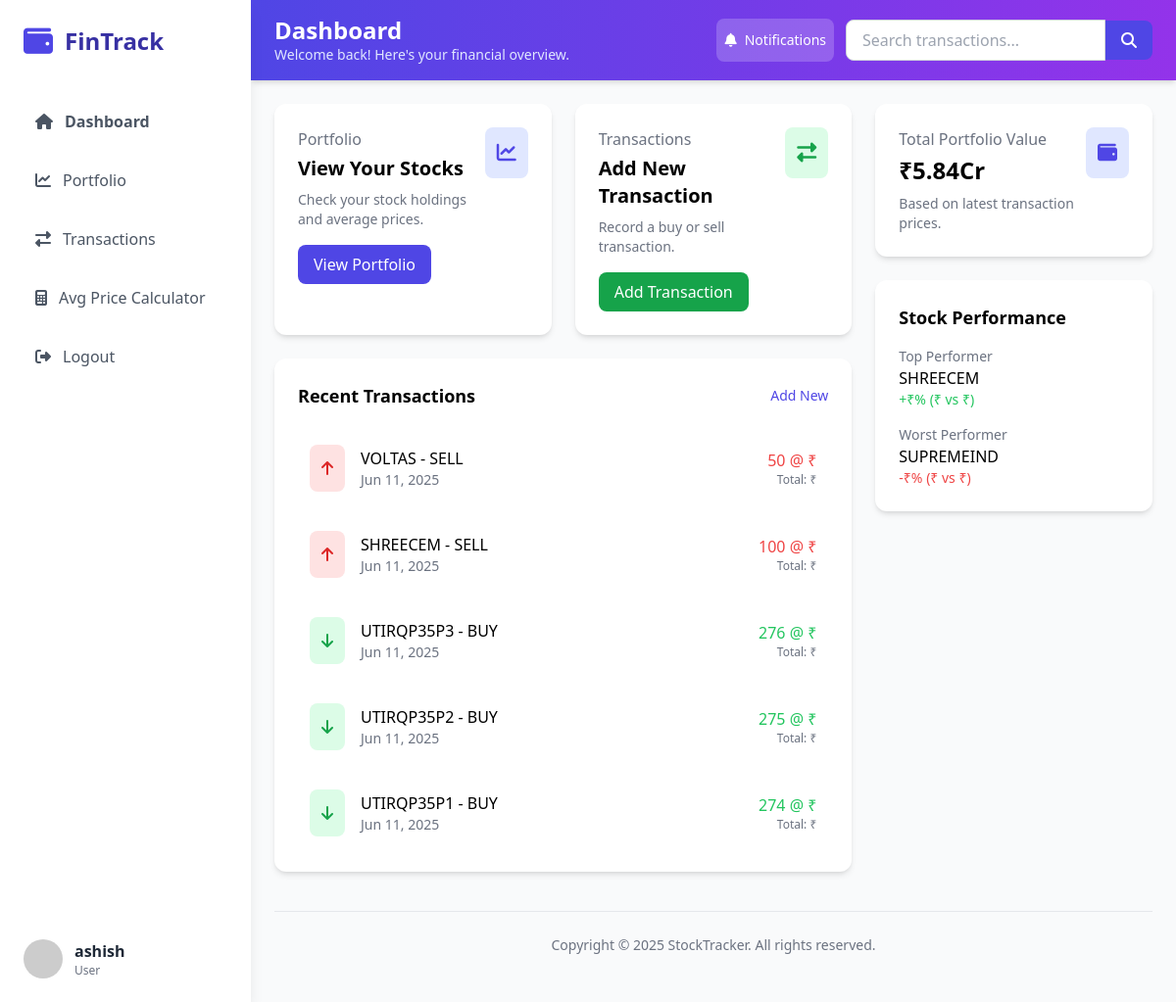
Screenshot of /home/ (signed in) with the database file from the repository.
### stocks/models.py (models this page shows, shortened)
class StockTransaction(models.Model):
    TRANSACTION_TYPES = (
        ("BUY", "Buy"),
        ("SELL", "Sell"),
    )
    user = models.ForeignKey(User, on_delete=models.CASCADE)
    stock_symbol = models.CharField(max_length=10)
    transaction_type = models.CharField(max_length=4, choices=TRANSACTION_TYPES)
    quantity = models.PositiveIntegerField()
    price_per_share = models.DecimalField(max_digits=10, decimal_places=2)
    transaction_date = models.DateTimeField(auto_now_add=True)

### stocks/views.py (the view)
# urls.py: 2. Add a URL to urlpatterns:  path('', views.home, name='home')
@login_required
def home(request):
    portfolio = {}
    total_value = Decimal("0.00")
    recent_transactions = []
    top_performer = None
    worst_performer = None
    transactions_json = []
    if request.user.is_authenticated:
        transactions = StockTransaction.objects.filter(user=request.user).order_by(
            "transaction_date"
        )
        recent_transactions = transactions.order_by("-transaction_date")[:5].annotate(
            total_cost=F("quantity") * F("price_per_share")
        )
        transactions_json = [
            {
                "stock_symbol": trans.stock_symbol,
                "price_per_share": float(trans.price_per_share),
                "transaction_date": trans.transaction_date.isoformat(),
            }
            for trans in transactions
        ]
        for trans in transactions:
            symbol = trans.stock_symbol
            if symbol not in portfolio:
                portfolio[symbol] = {
                    "quantity": 0,
                    "total_cost": Decimal("0.00"),
                    "latest_price": trans.price_per_share,
                }
            if trans.transaction_type == "BUY":
                portfolio[symbol]["quantity"] += trans.quantity
                portfolio[symbol]["total_cost"] += (
                    trans.quantity * trans.price_per_share
                )
            else:  # SELL
                portfolio[symbol]["quantity"] -= trans.quantity
                portfolio[symbol]["total_cost"] -= (
                    trans.quantity * trans.price_per_share
                )
            portfolio[symbol]["latest_price"] = trans.price_per_share
        for symbol, data in list(portfolio.items()):
            if data["quantity"] > 0:
                data["avg_price"] = data["total_cost"] / data["quantity"]
                total_value += data["quantity"] * data["latest_price"]
                if data["avg_price"] > 0:
                    data["percent_change"] = (
                        (data["latest_price"] - data["avg_price"]) / data["avg_price"]
                    ) * 100
                else:
                    data["percent_change"] = Decimal("0.00")
            else:
                del portfolio[symbol]
        if portfolio:
            top_performer = max(
                portfolio.items(), key=lambda x: x[1]["percent_change"], default=None
            )
            worst_performer = min(
                portfolio.items(), key=lambda x: x[1]["percent_change"], default=None
            )
            if top_performer:
                top_performer = {
                    "symbol": top_performer[0],
                    "gain_percent": (
                        top_performer[1]["percent_change"]
                        if top_performer[1]["percent_change"] > 0
                        else None
                    ),
                    "avg_price": top_performer[1]["avg_price"],
                    "current_price": top_performer[1]["latest_price"],
                }
            if worst_performer:
                worst_performer = {
                    "symbol": worst_performer[0],
                    "loss_percent": (
                        abs(worst_performer[1]["percent_change"])
                        if worst_performer[1]["percent_change"] < 0
                        else None
                    ),
                    "avg_price": worst_performer[1]["avg_price"],
                    "current_price": worst_performer[1]["latest_price"],
                }
    return render(
        request,
        "home.html",
        {
            "portfolio": portfolio,
            "total_value": total_value,
            "recent_transactions": recent_transactions,
            "top_performer": top_performer,
            "worst_performer": worst_performer,
            "transactions_json": json.dumps(transactions_json),
        },
    )

### stocks/templatetags/custom_filter.py (called while the page is built)
@register.filter(name="format_big_number")
def format_big_number(number):
    sign = "-" if number < 0 else ""
    number = abs(number)
    if number == 0:
        return "₹0"
    if not number or not str(number).strip():
        return "-"
    elif number < 1_000:
        return f"{sign}₹{number:0.2f}"
    elif number < 1_00_000:
        return f"{sign}₹{number/1_000:0.2f}K"
    elif number < 1_00_00_000:
        return f"{sign}₹{number/1_00_000:0.2f}L"
    elif number < 10_000_00_00_000:
        return f"{sign}₹{number/1_00_00_000:0.2f}Cr"
    number = round(number / 1_00_00_000)
    return f"{sign}₹{number}Cr"

@register.filter(name="format_indian_currency")
def format_indian_currency(number):
    if not number or (isinstance(number, float) and isnan(number)):
        return "₹0"
    try:
        indian_currency_format = format_number(number, locale="en_IN")
    except Exception:
        return "-"
    return "₹" + str(indian_currency_format)

### stocks/templates/home.html (shortened to what this page needs)
{% extends 'base.html' %}
{% load custom_filter %}
{% block header_title %}Dashboard{% endblock %}
{% block header_subtitle %}Welcome back! Here's your financial overview.{% endblock %}
{% block content %}
<div class="grid grid-cols-1 lg:grid-cols-3 gap-6">
    <div class="lg:col-span-2 space-y-6">
        {% if user.is_authenticated %}
        <div class="grid grid-cols-1 md:grid-cols-2 gap-6">
            <div class="bg-white rounded-xl shadow-md card-hover transition-all duration-300 p-6">
                <div class="flex justify-between items-start">
                    <div>
                        <p class="text-gray-500">Portfolio</p>
                        <h3 class="text-xl font-bold mt-1">View Your Stocks</h3>
                        <p class="text-gray-500 text-sm mt-2">Check your stock holdings and average prices.</p>
                    </div>
                    <div class="bg-indigo-100 p-3 rounded-lg">
                        <i class="fas fa-chart-line text-indigo-600 text-xl"></i>
                    </div>
                </div>
                <a href="{% url 'portfolio' %}" class="mt-4 inline-block bg-indigo-600 text-white px-4 py-2 rounded-lg hover:bg-indigo-700">View Portfolio</a>
            </div>
            <div class="bg-white rounded-xl shadow-md card-hover transition-all duration-300 p-6">
                <div class="flex justify-between items-start">
                    <div>
                        <p class="text-gray-500">Transactions</p>
                        <h3 class="text-xl font-bold mt-1">Add New Transaction</h3>
                        <p class="text-gray-500 text-sm mt-2">Record a buy or sell transaction.</p>
                    </div>
                    <div class="bg-green-100 p-3 rounded-lg">
                        <i class="fas fa-exchange-alt text-green-600 text-xl"></i>
                    </div>
                </div>
                <a href="{% url 'add_transaction' %}" class="mt-4 inline-block bg-green-600 text-white px-4 py-2 rounded-lg hover:bg-green-700">Add Transaction</a>
            </div>
        </div>
        <div class="bg-white rounded-xl shadow-md card-hover transition-all duration-300 p-6">
            <div class="flex justify-between items-center mb-6">
                <h3 class="font-bold text-lg">Recent Transactions</h3>
                <a href="{% url 'add_transaction' %}" class="text-indigo-600 hover:text-indigo-800 text-sm font-medium">Add New</a>
            </div>
            {% if recent_transactions %}
            <div class="space-y-4">
                {% for trans in recent_transactions %}
                <div class="flex items-center p-3 hover:bg-gray-50 rounded-lg transition-colors">
                    <div class="bg-{% if trans.transaction_type == 'BUY' %}green{% else %}red{% endif %}-100 p-3 rounded-lg mr-4">
                        <i class="fas fa-{% if trans.transaction_type == 'BUY' %}arrow-down{% else %}arrow-up{% endif %} text-{% if trans.transaction_type == 'BUY' %}green{% else %}red{% endif %}-600"></i>
                    </div>
                    <div class="flex-grow">
                        <p class="font-medium">{{ trans.stock_symbol }} - {{ trans.transaction_type }}</p>
                        <p class="text-sm text-gray-500">{{ trans.transaction_date|date:"M d, Y" }}</p>
                    </div>
                    <div class="text-right">
                        <p class="font-medium {% if trans.transaction_type == 'BUY' %}text-green-500{% else %}text-red-500{% endif %}">{{ trans.quantity }} @ {{ trans.price_per_share|format_indian_currency }}</p>
                        <p class="text-xs text-gray-500">Total: {{ trans.total_cost|format_indian_currency }}</p>
                    </div>
                </div>
                {% endfor %}
            </div>
            {% else %}
            <p class="text-gray-600">No recent transactions.</p>
            {% endif %}
        </div>
        {% endif %}
    </div>
    {% if user.is_authenticated %}
    <div class="space-y-6">
        <div class="bg-white rounded-xl shadow-md card-hover transition-all duration-300 p-6">
            <div class="flex justify-between items-start">
                <div>
                    <p class="text-gray-500">Total Portfolio Value</p>
                    <h3 class="text-2xl font-bold mt-1">{{ total_value|format_big_number }}</h3>
                    <p class="text-gray-500 text-sm mt-2">Based on latest transaction prices.</p>
                </div>
                <div class="bg-indigo-100 p-3 rounded-lg">
                    <i class="fas fa-wallet text-indigo-600 text-xl"></i>
                </div>
            </div>
        </div>
        <div class="bg-white rounded-xl shadow-md card-hover transition-all duration-300 p-6">
            <h3 class="font-bold text-lg mb-4">Stock Performance</h3>
            {% if top_performer or worst_performer %}
                {% if top_performer %}
                <div class="mb-4">
                    <p class="text-gray-500 text-sm">Top Performer</p>
                    <p class="font-medium">{{ top_performer.symbol }}</p>
                    <p class="text-green-500 text-sm">+{{ top_performer.gain_percent|format_indian_currency }}% ({{ top_performer.current_price|format_indian_currency }} vs {{ top_performer.avg_price|format_indian_currency }})</p>
                </div>
                {% endif %}
                {% if worst_performer %}
                <div>
                    <p class="text-gray-500 text-sm">Worst Performer</p>
                    <p class="font-medium">{{ worst_performer.symbol }}</p>
                    <p class="text-red-500 text-sm">-{{ worst_performer.loss_percent|format_indian_currency }}% ({{ worst_performer.current_price|format_indian_currency }} vs {{ worst_performer.avg_price|format_indian_currency }})</p>
                </div>
                {% endif %}
            {% else %}
            <p class="text-gray-600">No performance data available.</p>
            {% endif %}
        </div>
    </div>
    {% endif %}
</div>
<footer class="mt-10 py-6 border-t text-center text-sm text-gray-500">
    Copyright &copy; {% now "Y" %} StockTracker. All rights reserved.
</footer>
{% endblock %}

### stocks/templates/base.html (shortened to what this page needs)
{% load static %}
<!DOCTYPE html>
<html lang="en">
<head>
    <script src="https://cdn.tailwindcss.com"></script>
    <link rel="stylesheet" href="https://cdnjs.cloudflare.com/ajax/libs/font-awesome/6.4.0/css/all.min.css">
    <link rel="stylesheet" href="{% static 'css/styles.css' %}">
</head>
<body class="bg-gray-50 font-sans">
    <div id="sidebar" class="sidebar fixed h-screen w-64 bg-white shadow-lg z-40 md:block">
        <div class="p-6">
            <div class="flex items-center mb-10">
                <i class="fas fa-wallet text-indigo-600 text-3xl mr-3"></i>
                <h1 class="text-2xl font-bold text-indigo-800">FinTrack</h1>
            </div>
            <nav>
                <ul class="space-y-3">
                    {% for link in request.sidebar_nav_links %}
                    <li>
                        <a href="{{ link.url }}" class="flex items-center p-3 rounded-lg {% if link.is_active %}bg-indigo-50 text-indigo-600{% else %}text-gray-600 hover:bg-indigo-50 hover:text-indigo-600{% endif %} {% if link.font_semibold %}font-semibold{% endif %}">
                            <i class="fas {{ link.icon }} mr-3"></i>
                            {{ link.name }}
                        </a>
                    </li>
                    {% endfor %}
                </ul>
            </nav>
        </div>
        {% if request.sidebar_user %}
        <div class="absolute bottom-0 w-full p-6">
            <div class="flex items-center">
                <img src="https://randomuser.me/api/portraits/women/44.jpg" class="w-10 h-10 rounded-full mr-3" alt="User">
                <div>
                    <p class="font-semibold text-gray-800">{{ request.sidebar_user.username }}</p>
                    <p class="text-xs text-gray-500">{{ request.sidebar_user.is_staff|yesno:"Admin,User" }}
                </div>
            </div>
        </div>
        {% endif %}
    </div>
    <div class="md:ml-64 min-h-screen main-content">
        <header class="bg-gradient-to-r from-indigo-600 to-purple-600 text-white px-6 py-4 shadow-md">
            <div class="flex flex-col md:flex-row justify-between items-start md:items-center gap-4">
                <div>
                    <h2 class="text-2xl font-bold leading-tight">{% block header_title %}Dashboard{% endblock %}</h2>
                    <p class="text-indigo-100 text-sm">{% block header_subtitle %}Welcome back! Here's your financial overview.{% endblock %}</p>
                </div>
                <div class="flex items-center gap-3">
                    <button class="flex items-center gap-2 px-2 py-3 bg-white bg-white/20 hover:bg-white/30 hover:bg-blue-700 rounded-lg transition text-sm">
                        <i class="fas fa-bell"></i>
                        <span class="hidden md:inline">Notifications</span>
                    </button>
                    <form method="get" action="{% url 'search_transactions' %}" class="flex items-center mt-4 md:mt-0">
                        <input type="text" name="q" placeholder="Search transactions..." value="{{ request.GET.q }}"
                               class="px-4 py-2 rounded-l-lg border border-gray-300 focus:outline-none focus:ring-2 focus:ring-indigo-400 text-black">
                        <button type="submit" class="bg-indigo-600 text-white px-4 py-2 rounded-r-lg hover:bg-indigo-700">
                            <i class="fas fa-search"></i>
                        </button>
                    </form>
                </div>
            </div>
        </header>
        <div class="p-6">
            {% block content %}
            {% endblock %}
        </div>
    </div>
</body>
</html>

### stocks/static/css/styles.css (style rules this page uses)
body { font-family: Arial, sans-serif; }
.sidebar { transition: all 0.3s ease; }
input, select { transition: border-color 0.3s; }
button { transition: background-color 0.3s, transform 0.3s; }

### rows the page displays
StockTransaction: current_price "₹"
StockTransaction: symbol "SHREECEM"
StockTransaction: symbol "SUPREMEIND"
StockTransaction: current_price "₹"

### other values shown
{{ link.name }} "Dashboard" "Portfolio" "Transactions" "Avg Price Calculator" "Logout"
{{ request.sidebar_user.username }} "ashish"
{{ request.sidebar_user.is_staff|yesno:"Admin,User" }} "User"
{{ total_value|format_big_number }} "₹5.84Cr"
{{ top_performer.gain_percent|format_indian_currency }} "₹"
{{ top_performer.avg_price|format_indian_currency }} "₹"
{{ worst_performer.loss_percent|format_indian_currency }} "₹"
{{ worst_performer.avg_price|format_indian_currency }} "₹"
